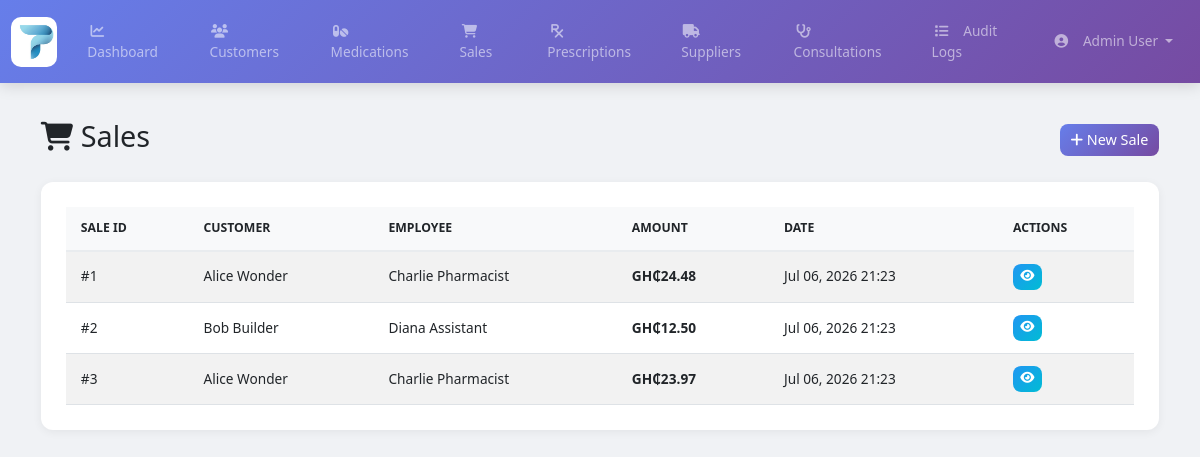
The app's page /pages/sales.php (signed in) with its own data.
### tables this page shows
CREATE TABLE Sale (
    sale_id INT AUTO_INCREMENT PRIMARY KEY,
    customer_id INT,
    employee_id INT NOT NULL,
    sale_date DATETIME DEFAULT CURRENT_TIMESTAMP,
    total_amount DECIMAL(10,2),
    FOREIGN KEY (customer_id)
        REFERENCES Customer(customer_id),
    FOREIGN KEY (employee_id)
        REFERENCES Employee(employee_id)
);

CREATE TABLE Customer (
    customer_id INT AUTO_INCREMENT PRIMARY KEY,
    first_name VARCHAR(50) NOT NULL,
    last_name VARCHAR(50) NOT NULL,
    phone VARCHAR(20) UNIQUE,
    email VARCHAR(100) UNIQUE,
    dob DATE,
    address TEXT,
    registration_date DATE DEFAULT CURRENT_DATE
);

CREATE TABLE Employee (
    employee_id INT AUTO_INCREMENT PRIMARY KEY,
    first_name VARCHAR(50) NOT NULL,
    last_name VARCHAR(50) NOT NULL,
    phone VARCHAR(20) UNIQUE,
    email VARCHAR(100) UNIQUE,
    hire_date DATE NOT NULL,
    role VARCHAR(50) NOT NULL,
    salary DECIMAL(10,2),
    password VARCHAR(255) NOT NULL
);

### includes/config.php (called while the page is built, shortened)
<?php
function currentUserRole()
{
    return $_SESSION['user_role'] ?? 'Guest';
}
function isAdmin()
{
    return currentUserRole() === 'Admin';
}
function canEditSales()
{
    return isAdmin() || isSalesAssistant();
}
function formatCurrency($amount)
{
    return 'GH₵' . number_format((float)$amount, 2);
}
?>

### pages/sales.php (the view, shortened to what this page needs)
<?php
require_once __DIR__ . '/../includes/config.php';
$sales = mysqli_query($conn, "
    SELECT s.*, c.first_name, c.last_name,
           e.first_name AS emp_first, e.last_name AS emp_last
    FROM Sale s
    LEFT JOIN Customer c ON s.customer_id = c.customer_id
    JOIN Employee e ON s.employee_id = e.employee_id
    ORDER BY s.sale_date DESC
");
require_once __DIR__ . '/../includes/header.php';
?>
<div class="d-flex justify-content-between align-items-center mb-4">
    <h2><i class="fas fa-shopping-cart"></i> Sales</h2>
    <?php if (canEditSales()): ?>
        <button class="btn btn-primary" data-bs-toggle="modal" data-bs-target="#addSaleModal">
            <i class="fas fa-plus"></i> New Sale
        </button>
    <?php endif; ?>
</div>
<div class="card">
    <div class="card-body">
        <div class="table-responsive">
            <table class="table table-striped table-hover">
                <thead>
                    <tr>
                        <th>Sale ID</th>
                        <th>Customer</th>
                        <th>Employee</th>
                        <th>Amount</th>
                        <th>Date</th>
                        <th>Actions</th>
                    </tr>
                </thead>
                <tbody>
                <?php while ($row = mysqli_fetch_assoc($sales)): ?>
                    <tr>
                        <td>#<?= $row['sale_id'] ?></td>
                        <td>
                            <?= $row['customer_id']
                                ? $row['first_name'] . ' ' . $row['last_name']
                                : '<span class="text-muted">Walk-in</span>' ?>
                        </td>
                        <td>
                            <?= $row['emp_first'] . ' ' . $row['emp_last'] ?>
                        </td>
                        <td>
                            <strong><?= formatCurrency($row['total_amount']) ?></strong>
                        </td>
                        <td>
                            <?= date('M d, Y H:i', strtotime($row['sale_date'])) ?>
                        </td>
                        <td>
                            <a href="sale_details.php?id=<?= $row['sale_id'] ?>"
                               class="btn btn-sm btn-info">
                                <i class="fas fa-eye"></i>
                            </a>
                        </td>
                    </tr>
                <?php endwhile; ?>
                </tbody>
            </table>
        </div>
    </div>
</div>
<?php require_once __DIR__ . '/../includes/footer.php'; ?>

### assets/css/style.css (style rules this page uses)
:root { --primary-1: #667eea; --primary-2: #764ba2; --accent: #11998e; --muted: #6c757d; --card-radius: 12px; --transition-fast: 180ms; --transition: 300ms; }
* { margin: 0; padding: 0; box-sizing: border-box; }
body { background-color: #f0f2f5; font-family: 'Segoe UI', Tahoma, Geneva, Verdana, sans-serif; min-height: 100vh; padding-bottom: 30px; }
.card { border: none; border-radius: 12px; box-shadow: 0 2px 10px rgba(0,0,0,0.06); margin-bottom: 25px; overflow: hidden; transition: transform 0.2s ease, box-shadow 0.2s ease; }
.card-body { padding: 25px; }
.table { margin-bottom: 0; font-size: 0.95rem; }
.table thead th { background: #f8f9fa; border-bottom: 2px solid #e9ecef; font-weight: 600; font-size: 0.85rem; text-transform: uppercase; padding: 12px 15px; }
.table tbody td { padding: 12px 15px; vertical-align: middle; }
.table-striped tbody tr:nth-of-type(odd) { background-color: rgba(0,0,0,0.02); }
.btn { border-radius: 8px; font-weight: 500; transition: all 0.3s ease; }
.btn-primary { background: linear-gradient(135deg,#667eea,#764ba2); border: none; }
.btn-info { background: linear-gradient(135deg,#2196F3,#00BCD4); border:none; color:white; }
html { font-size: clamp(14px, 1.2vw, 16px); }
.table-responsive { overflow-x:auto; -webkit-overflow-scrolling: touch; }

### records on screen
sale: sale_id "1", customer.first_name "Alice", customer.last_name "Wonder", employee.first_name "Charlie", employee.last_name "Pharmacist", total_amount "GH₵24.48", sale_date "Jul 06, 2026 21:23"
sale: sale_id "2", customer.first_name "Bob", customer.last_name "Builder", employee.first_name "Diana", employee.last_name "Assistant", total_amount "GH₵12.50", sale_date "Jul 06, 2026 21:23"
sale: sale_id "3", customer.first_name "Alice", customer.last_name "Wonder", employee.first_name "Charlie", employee.last_name "Pharmacist", total_amount "GH₵23.97", sale_date "Jul 06, 2026 21:23"

### other values on screen
$_SESSION['user_name'] "Admin User"
